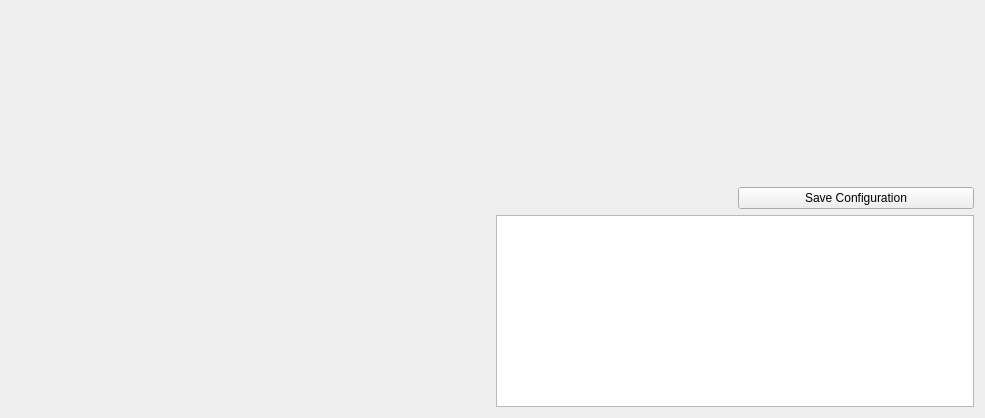
<?xml version="1.0" encoding="UTF-8"?>
<ui version="4.0">
 <class>mainWidget</class>
 <widget class="QWidget" name="mainWidget">
  <property name="geometry">
   <rect>
    <x>0</x>
    <y>0</y>
    <width>985</width>
    <height>418</height>
   </rect>
  </property>
  <property name="minimumSize">
   <size>
    <width>0</width>
    <height>0</height>
   </size>
  </property>
  <property name="windowTitle">
   <string>SoftHand</string>
  </property>
  <layout class="QGridLayout" name="gridLayout_2">
   <item row="0" column="0">
    <layout class="QGridLayout" name="gridLayout">
     <item row="2" column="2">
      <spacer name="horizontalSpacer">
       <property name="orientation">
        <enum>Qt::Horizontal</enum>
       </property>
       <property name="sizeType">
        <enum>QSizePolicy::Preferred</enum>
       </property>
       <property name="sizeHint" stdset="0">
        <size>
         <width>48</width>
         <height>20</height>
        </size>
       </property>
      </spacer>
     </item>
     <item row="3" column="2" colspan="2">
      <widget class="QTextBrowser" name="textBrowser"/>
     </item>
     <item row="2" column="0" rowspan="2">
      <widget class="MySequence" name="sequence" native="true">
       <property name="minimumSize">
        <size>
         <width>0</width>
         <height>0</height>
        </size>
       </property>
       <layout class="QHBoxLayout" name="horizontalLayout"/>
      </widget>
     </item>
     <item row="2" column="3">
      <widget class="QPushButton" name="saveButton">
       <property name="text">
        <string>Save Configuration</string>
       </property>
      </widget>
     </item>
     <item row="1" column="0">
      <spacer name="verticalSpacer">
       <property name="orientation">
        <enum>Qt::Vertical</enum>
       </property>
       <property name="sizeHint" stdset="0">
        <size>
         <width>20</width>
         <height>38</height>
        </size>
       </property>
      </spacer>
     </item>
     <item row="0" column="2" rowspan="2" colspan="2">
      <widget class="MySerial" name="serial" native="true">
       <property name="sizePolicy">
        <sizepolicy hsizetype="Preferred" vsizetype="Preferred">
         <horstretch>0</horstretch>
         <verstretch>0</verstretch>
        </sizepolicy>
       </property>
       <property name="minimumSize">
        <size>
         <width>0</width>
         <height>0</height>
        </size>
       </property>
      </widget>
     </item>
     <item row="2" column="1" rowspan="2">
      <spacer name="horizontalSpacer_2">
       <property name="orientation">
        <enum>Qt::Horizontal</enum>
       </property>
       <property name="sizeType">
        <enum>QSizePolicy::Preferred</enum>
       </property>
       <property name="sizeHint" stdset="0">
        <size>
         <width>48</width>
         <height>20</height>
        </size>
       </property>
      </spacer>
     </item>
     <item row="1" column="1">
      <spacer name="verticalSpacer_2">
       <property name="orientation">
        <enum>Qt::Vertical</enum>
       </property>
       <property name="sizeHint" stdset="0">
        <size>
         <width>20</width>
         <height>38</height>
        </size>
       </property>
      </spacer>
     </item>
     <item row="0" column="0" colspan="2">
      <widget class="MyHand" name="hand" native="true">
       <property name="sizePolicy">
        <sizepolicy hsizetype="Preferred" vsizetype="Preferred">
         <horstretch>0</horstretch>
         <verstretch>0</verstretch>
        </sizepolicy>
       </property>
       <property name="minimumSize">
        <size>
         <width>0</width>
         <height>30</height>
        </size>
       </property>
       <property name="maximumSize">
        <size>
         <width>1400</width>
         <height>600</height>
        </size>
       </property>
      </widget>
     </item>
    </layout>
   </item>
  </layout>
 </widget>
 <customwidgets>
  <customwidget>
   <class>MySerial</class>
   <extends>QWidget</extends>
   <header>mySerial</header>
   <container>1</container>
   <slots>
    <signal>sigNewLine()</signal>
    <signal>sigAngleCommandChanged()</signal>
    <slot>slotSendRequest(QString)</slot>
    <slot>slotSendRequestBin()</slot>
   </slots>
  </customwidget>
  <customwidget>
   <class>MyHand</class>
   <extends>QWidget</extends>
   <header>myHand.h</header>
   <container>1</container>
   <slots>
    <signal>sigSendCommand(QString)</signal>
    <signal>sigAddFrame()</signal>
    <signal>sigReadyToSave()</signal>
    <signal>sigSendLeapMotion()</signal>
    <slot>slotSaveConfiguration()</slot>
    <slot>slotNewDataArrived()</slot>
    <slot>slotAngleCommandChanged()</slot>
   </slots>
  </customwidget>
  <customwidget>
   <class>MySequence</class>
   <extends>QWidget</extends>
   <header>mySequence</header>
   <container>1</container>
   <slots>
    <signal>sigSendCommandFromSequence()</signal>
    <signal>sigReadyToSave()</signal>
    <slot>slotAddFrame()</slot>
    <slot>slotSaveConfiguration()</slot>
   </slots>
  </customwidget>
 </customwidgets>
 <resources/>
 <connections>
  <connection>
   <sender>hand</sender>
   <signal>sigSendCommand(QString)</signal>
   <receiver>serial</receiver>
   <slot>slotSendRequest(QString)</slot>
   <hints>
    <hint type="sourcelabel">
     <x>334</x>
     <y>12</y>
    </hint>
    <hint type="destinationlabel">
     <x>763</x>
     <y>105</y>
    </hint>
   </hints>
  </connection>
  <connection>
   <sender>hand</sender>
   <signal>sigAddFrame()</signal>
   <receiver>sequence</receiver>
   <slot>slotAddFrame()</slot>
   <hints>
    <hint type="sourcelabel">
     <x>334</x>
     <y>12</y>
    </hint>
    <hint type="destinationlabel">
     <x>246</x>
     <y>366</y>
    </hint>
   </hints>
  </connection>
  <connection>
   <sender>sequence</sender>
   <signal>sigSendCommandFromSequence()</signal>
   <receiver>serial</receiver>
   <slot>slotSendRequestBin()</slot>
   <hints>
    <hint type="sourcelabel">
     <x>246</x>
     <y>366</y>
    </hint>
    <hint type="destinationlabel">
     <x>972</x>
     <y>132</y>
    </hint>
   </hints>
  </connection>
  <connection>
   <sender>saveButton</sender>
   <signal>clicked()</signal>
   <receiver>hand</receiver>
   <slot>slotSaveConfiguration()</slot>
   <hints>
    <hint type="sourcelabel">
     <x>972</x>
     <y>206</y>
    </hint>
    <hint type="destinationlabel">
     <x>334</x>
     <y>12</y>
    </hint>
   </hints>
  </connection>
  <connection>
   <sender>sequence</sender>
   <signal>sigReadyToSave()</signal>
   <receiver>mainWidget</receiver>
   <slot>slotReadyToSave()</slot>
   <hints>
    <hint type="sourcelabel">
     <x>246</x>
     <y>366</y>
    </hint>
    <hint type="destinationlabel">
     <x>775</x>
     <y>417</y>
    </hint>
   </hints>
  </connection>
  <connection>
   <sender>hand</sender>
   <signal>sigReadyToSave()</signal>
   <receiver>sequence</receiver>
   <slot>slotSaveConfiguration()</slot>
   <hints>
    <hint type="sourcelabel">
     <x>334</x>
     <y>12</y>
    </hint>
    <hint type="destinationlabel">
     <x>246</x>
     <y>366</y>
    </hint>
   </hints>
  </connection>
  <connection>
   <sender>serial</sender>
   <signal>sigNewLine()</signal>
   <receiver>hand</receiver>
   <slot>slotNewDataArrived()</slot>
   <hints>
    <hint type="sourcelabel">
     <x>857</x>
     <y>56</y>
    </hint>
    <hint type="destinationlabel">
     <x>289</x>
     <y>12</y>
    </hint>
   </hints>
  </connection>
  <connection>
   <sender>serial</sender>
   <signal>sigAngleCommandChanged()</signal>
   <receiver>hand</receiver>
   <slot>slotAngleCommandChanged()</slot>
   <hints>
    <hint type="sourcelabel">
     <x>567</x>
     <y>40</y>
    </hint>
    <hint type="destinationlabel">
     <x>451</x>
     <y>35</y>
    </hint>
   </hints>
  </connection>
  <connection>
   <sender>hand</sender>
   <signal>sigSendLeapMotion()</signal>
   <receiver>serial</receiver>
   <slot>slotSendRequestBin()</slot>
   <hints>
    <hint type="sourcelabel">
     <x>276</x>
     <y>24</y>
    </hint>
    <hint type="destinationlabel">
     <x>741</x>
     <y>67</y>
    </hint>
   </hints>
  </connection>
 </connections>
 <slots>
  <slot>slotSaveButtonClicked()</slot>
  <slot>slotReadyToSave()</slot>
 </slots>
</ui>
